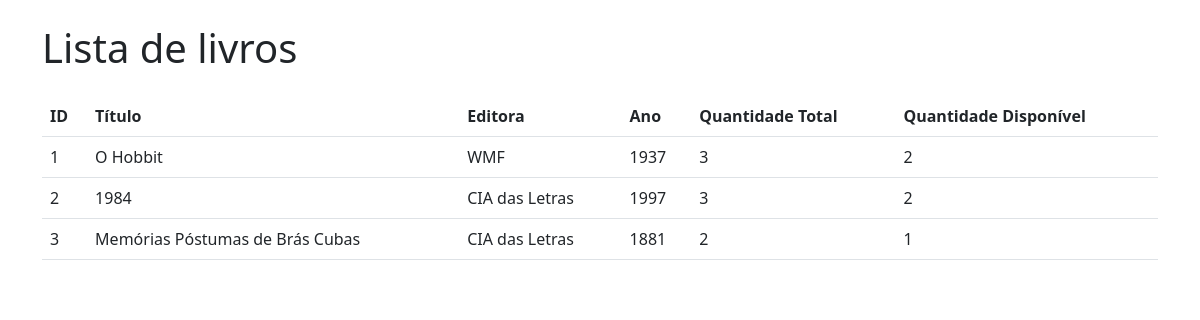
Before: /livros (signed in) with the older database file.
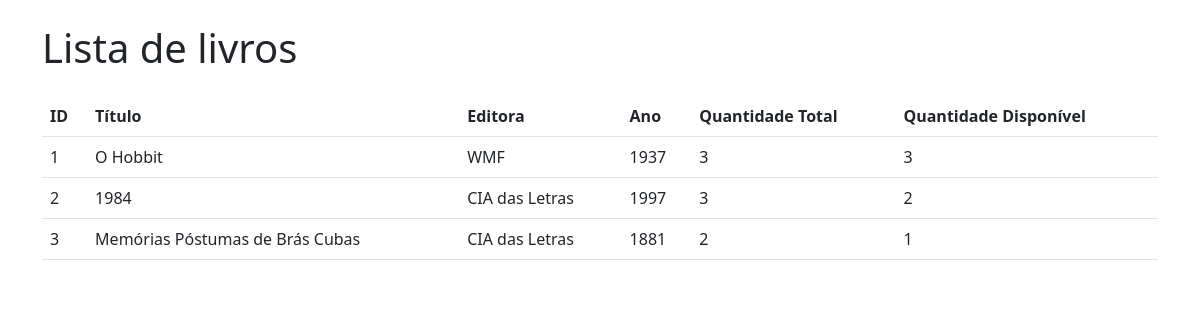
After: the same page with the newer database file.
### Biblioteca/app.py (models this page shows)
class Livro(db.Model):
    __tablename__ = 'livros'
    idLivro = db.Column(db.Integer, primary_key=True)
    tituloLivro = db.Column(db.String(100), nullable=False)
    editora = db.Column(db.String(100), nullable=False)
    anoLivro = db.Column(db.Integer, nullable=False)
    quantidadeLivros = db.Column(db.Integer, nullable=False)
    qtdeLivDisponiveis = db.Column(db.Integer, nullable=False)

### Biblioteca/app.py (the view)
@app.route("/livros")
@login_required
def livros():
    livros = Livro.query.all()
    return render_template("livros.html", livros=livros)

### Biblioteca/app.py (called while the page is built)
@login_manager.user_loader
def load_user(user_id):
    return User.query.get(user_id)

### Biblioteca/templates/livros.html (shortened to what this page needs)
<!DOCTYPE html>
<html lang="en">
  <head>
    <link
      rel="stylesheet"
      href="{{ url_for('static', filename='css/bootstrap.min.css') }}"
    />
  </head>
  <body>
    <div class="container">
      <h1 class="mt-4 mb-4">Lista de livros</h1>
      <table class="table">
        <thead>
          <tr>
            <th>ID</th>
            <th>Título</th>
            <th>Editora</th>
            <th>Ano</th>
            <th>Quantidade Total</th>
            <th>Quantidade Disponível</th>
          </tr>
        </thead>
        <tbody>
          {% for livro in livros %}
          <tr>
            <td>{{ livro.idLivro }}</td>
            <td>{{ livro.tituloLivro }}</td>
            <td>{{ livro.editora }}</td>
            <td>{{ livro.anoLivro }}</td>
            <td>{{ livro.quantidadeLivros }}</td>
            <td>{{ livro.qtdeLivDisponiveis }}</td>
          </tr>
          {% endfor %}
        </tbody>
      </table>
    </div>
  </body>
</html>

Changed rows visible on the page:
changed Livro "O Hobbit": qtdeLivDisponiveis "2" → "3"
